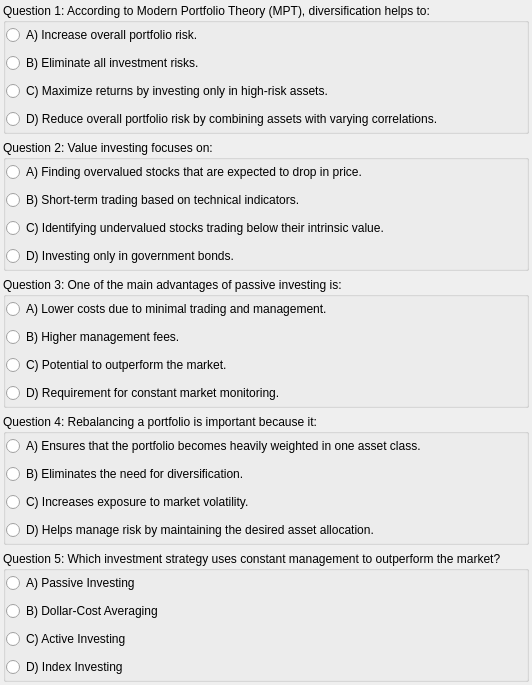
                 <widget class="QWidget" name="quiz9scrollWidget">
                  <property name="geometry">
                   <rect>
                    <x>0</x>
                    <y>0</y>
                    <width>532</width>
                    <height>685</height>
                   </rect>
                  </property>
                  <layout class="QVBoxLayout" name="verticalLayout_52">
                   <property name="leftMargin">
                    <number>3</number>
                   </property>
                   <property name="topMargin">
                    <number>3</number>
                   </property>
                   <property name="rightMargin">
                    <number>3</number>
                   </property>
                   <property name="bottomMargin">
                    <number>3</number>
                   </property>
                   <item>
                    <widget class="QGroupBox" name="M9Question1">
                     <property name="sizePolicy">
                      <sizepolicy hsizetype="Preferred" vsizetype="Preferred">
                       <horstretch>0</horstretch>
                       <verstretch>0</verstretch>
                      </sizepolicy>
                     </property>
                     <property name="title">
                      <string>Question 1: According to Modern Portfolio Theory (MPT), diversification helps to:</string>
                     </property>
                     <property name="checkable">
                      <bool>false</bool>
                     </property>
                     <layout class="QVBoxLayout" name="verticalLayout_53">
                      <property name="leftMargin">
                       <number>0</number>
                      </property>
                      <property name="topMargin">
                       <number>0</number>
                      </property>
                      <property name="rightMargin">
                       <number>0</number>
                      </property>
                      <property name="bottomMargin">
                       <number>0</number>
                      </property>
                      <item>
                       <widget class="QRadioButton" name="Q1A1_9">
                        <property name="text">
                         <string>A) Increase overall portfolio risk.</string>
                        </property>
                       </widget>
                      </item>
                      <item>
                       <widget class="QRadioButton" name="Q1A2_9">
                        <property name="text">
                         <string>B) Eliminate all investment risks.</string>
                        </property>
                       </widget>
                      </item>
                      <item>
                       <widget class="QRadioButton" name="Q1A3_9">
                        <property name="text">
                         <string>C) Maximize returns by investing only in high-risk assets.</string>
                        </property>
                       </widget>
                      </item>
                      <item>
                       <widget class="QRadioButton" name="Q1A4_9C">
                        <property name="text">
                         <string>D) Reduce overall portfolio risk by combining assets with varying correlations.</string>
                        </property>
                       </widget>
                      </item>
                     </layout>
                    </widget>
                   </item>
                   <item>
                    <widget class="QGroupBox" name="M9Question2">
                     <property name="title">
                      <string>Question 2: Value investing focuses on:</string>
                     </property>
                     <layout class="QVBoxLayout" name="verticalLayout_54">
                      <property name="leftMargin">
                       <number>0</number>
                      </property>
                      <property name="topMargin">
                       <number>0</number>
                      </property>
                      <property name="rightMargin">
                       <number>0</number>
                      </property>
                      <property name="bottomMargin">
                       <number>0</number>
                      </property>
                      <item>
                       <widget class="QRadioButton" name="Q2A1_9">
                        <property name="text">
                         <string>A) Finding overvalued stocks that are expected to drop in price.</string>
                        </property>
                       </widget>
                      </item>
                      <item>
                       <widget class="QRadioButton" name="Q2A2_9">
                        <property name="text">
                         <string>B) Short-term trading based on technical indicators.</string>
                        </property>
                       </widget>
                      </item>
                      <item>
                       <widget class="QRadioButton" name="Q2A3_9C">
                        <property name="text">
                         <string>C) Identifying undervalued stocks trading below their intrinsic value.</string>
                        </property>
                       </widget>
                      </item>
                      <item>
                       <widget class="QRadioButton" name="Q2A4_9">
                        <property name="text">
                         <string>D) Investing only in government bonds.</string>
                        </property>
                       </widget>
                      </item>
                     </layout>
                    </widget>
                   </item>
                   <item>
                    <widget class="QGroupBox" name="M9Question3">
                     <property name="title">
                      <string>Question 3: One of the main advantages of passive investing is:</string>
                     </property>
                     <layout class="QVBoxLayout" name="verticalLayout_55">
                      <property name="leftMargin">
                       <number>0</number>
                      </property>
                      <property name="topMargin">
                       <number>0</number>
                      </property>
                      <property name="rightMargin">
                       <number>0</number>
                      </property>
                      <property name="bottomMargin">
                       <number>0</number>
                      </property>
                      <item>
                       <widget class="QRadioButton" name="Q3A1_9C">
                        <property name="text">
                         <string>A) Lower costs due to minimal trading and management.</string>
                        </property>
                       </widget>
                      </item>
                      <item>
                       <widget class="QRadioButton" name="Q3A2_9">
                        <property name="text">
                         <string>B) Higher management fees.</string>
                        </property>
                       </widget>
                      </item>
                      <item>
                       <widget class="QRadioButton" name="Q3A3_9">
                        <property name="text">
                         <string>C) Potential to outperform the market.</string>
                        </property>
                       </widget>
                      </item>
                      <item>
                       <widget class="QRadioButton" name="Q3A4_9">
                        <property name="text">
                         <string>D) Requirement for constant market monitoring.</string>
                        </property>
                       </widget>
                      </item>
                     </layout>
                    </widget>
                   </item>
                   <item>
                    <widget class="QGroupBox" name="M9Question4">
                     <property name="title">
                      <string>Question 4: Rebalancing a portfolio is important because it:</string>
                     </property>
                     <layout class="QVBoxLayout" name="verticalLayout_56">
                      <property name="leftMargin">
                       <number>0</number>
                      </property>
                      <property name="topMargin">
                       <number>0</number>
                      </property>
                      <property name="rightMargin">
                       <number>0</number>
                      </property>
                      <property name="bottomMargin">
                       <number>0</number>
                      </property>
                      <item>
                       <widget class="QRadioButton" name="Q4A1_9">
                        <property name="text">
                         <string>A) Ensures that the portfolio becomes heavily weighted in one asset class.</string>
                        </property>
                       </widget>
                      </item>
                      <item>
                       <widget class="QRadioButton" name="Q4A2_9">
                        <property name="text">
                         <string>B) Eliminates the need for diversification.</string>
                        </property>
                       </widget>
                      </item>
                      <item>
                       <widget class="QRadioButton" name="Q4A3_9">
                        <property name="text">
                         <string>C) Increases exposure to market volatility.</string>
                        </property>
                       </widget>
                      </item>
                      <item>
                       <widget class="QRadioButton" name="Q4A4_9C">
                        <property name="text">
                         <string>D) Helps manage risk by maintaining the desired asset allocation.</string>
                        </property>
                       </widget>
                      </item>
                     </layout>
                    </widget>
                   </item>
                   <item>
                    <widget class="QGroupBox" name="M9Question5">
                     <property name="title">
                      <string>Question 5: Which investment strategy uses constant management to outperform the market?</string>
                     </property>
                     <layout class="QVBoxLayout" name="verticalLayout_57">
                      <property name="leftMargin">
                       <number>0</number>
                      </property>
                      <property name="topMargin">
                       <number>0</number>
                      </property>
                      <property name="rightMargin">
                       <number>0</number>
                      </property>
                      <property name="bottomMargin">
                       <number>0</number>
                      </property>
                      <item>
                       <widget class="QRadioButton" name="Q5A1_9">
                        <property name="text">
                         <string>A) Passive Investing</string>
                        </property>
                       </widget>
                      </item>
                      <item>
                       <widget class="QRadioButton" name="Q5A4_9">
                        <property name="text">
                         <string>B) Dollar-Cost Averaging</string>
                        </property>
                       </widget>
                      </item>
                      <item>
                       <widget class="QRadioButton" name="Q5A3_9C">
                        <property name="text">
                         <string>C) Active Investing</string>
                        </property>
                       </widget>
                      </item>
                      <item>
                       <widget class="QRadioButton" name="Q5A2_9">
                        <property name="text">
                         <string>D) Index Investing</string>
                        </property>
                       </widget>
                      </item>
                     </layout>
                    </widget>
                   </item>
                  </layout>
                 </widget>
